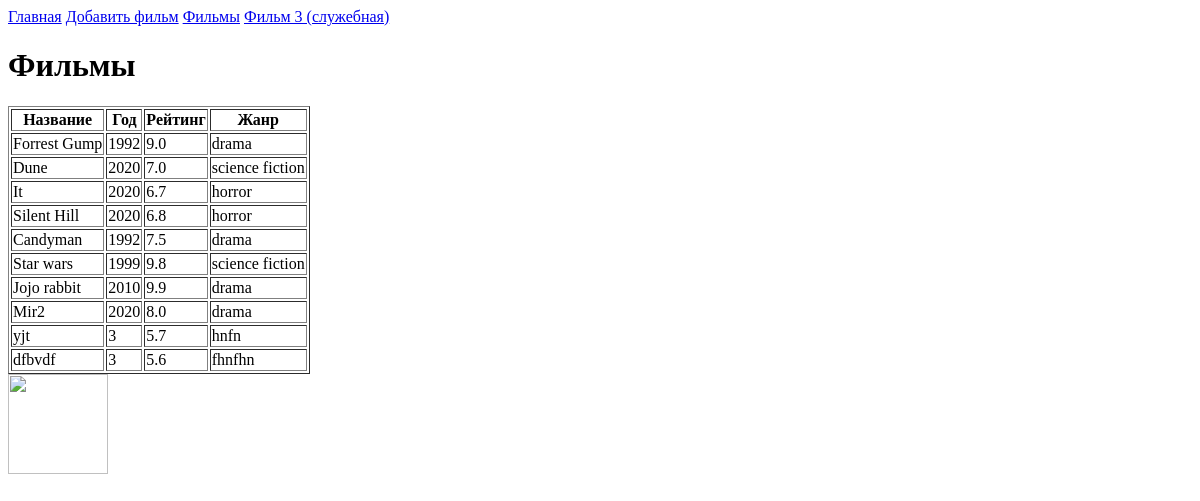
/films, run on an earlier commit of the app's database.
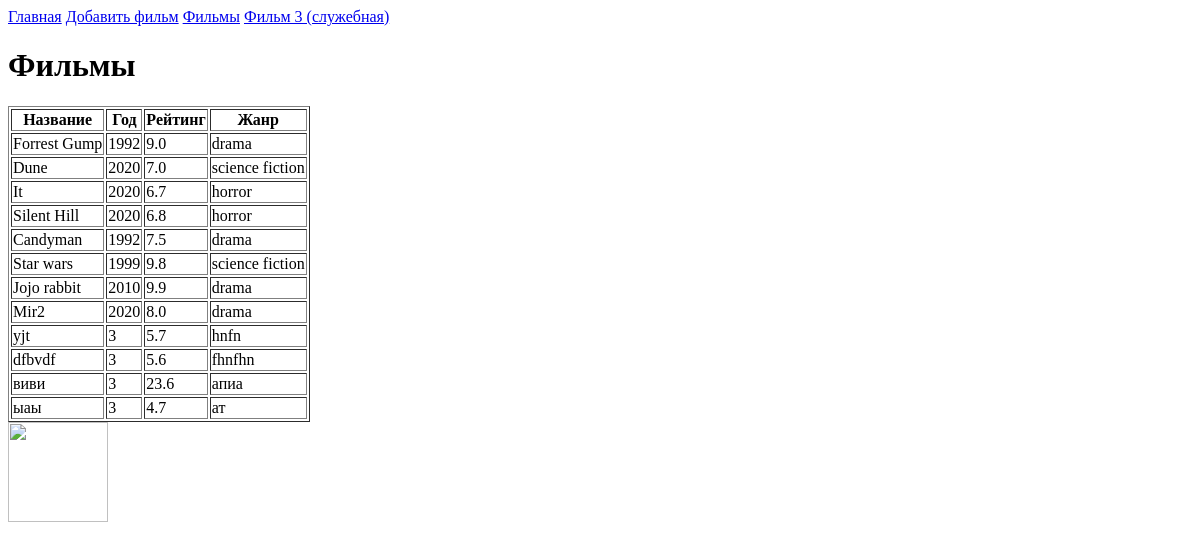
And on a later commit of the database.
### app.py (models this page shows, shortened)
class Film(db.Model):
    __tablename__ = 'Movies'  # Указываем название таблицы
    id = db.Column(db.Integer, primary_key=True)  # ID фильма (первичный ключ)
    name = db.Column(db.String(80))  # Название фильма
    year = db.Column(db.Integer)  # Год выпуска фильма
    rating = db.Column(db.Float)  # Рейтинг фильма
    genre = db.Column(db.String(80))  # Жанр фильма

### app.py (the view)
@app.route("/films" )
def films():
    res = cur.execute("select * from Movies")
    films = res.fetchall()
    return render_template('films.html', films = films)

### templates/films.html (shortened to what this page needs)
<!DOCTYPE html>
<html>
  <head>
  </head>
  <body>
    <a href="http://127.0.0.1:5000">Главная</a>
    <a href="http://127.0.0.1:5000/film_form">Добавить фильм</a>
    <a href="http://127.0.0.1:5000/films">Фильмы</a>
    <a href="http://127.0.0.1:5000/film/3">Фильм 3 (служебная)</a>
    <h1>Фильмы</h1>
    <table border="1">
      <tr>
        <th>Название</th>
        <th>Год</th>
        <th>Рейтинг</th>
        <th>Жанр</th>
      </tr>
       {% for film in films %}
      <tr>
        <td>{{film[1]}}</td>
        <td>{{film[2]}}</td>
        <td>{{film[3]}}</td>
        <td>{{film[4]}}</td>
      </tr>
      {%endfor%}
    </table>
    <img src="https://cdn.culture.ru/images/850320f4-dc17-5a3b-aad4-8da56bb2a090" width="100" height="100">
  </body>
</html>

What changed in the data, as far as the page shows it:
added Film: name "виви", year "3", rating "23.6", genre "апиа"
added Film: name "ыаы", year "3", rating "4.7", genre "ат"
